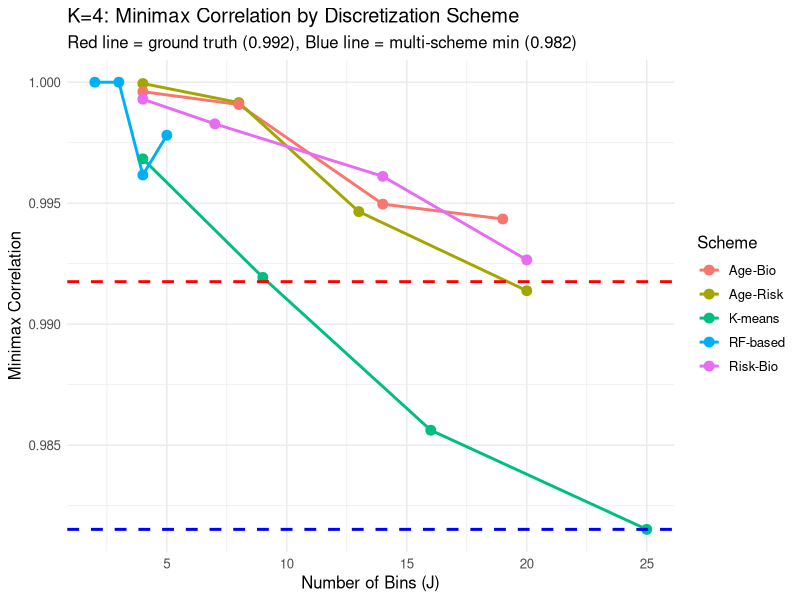
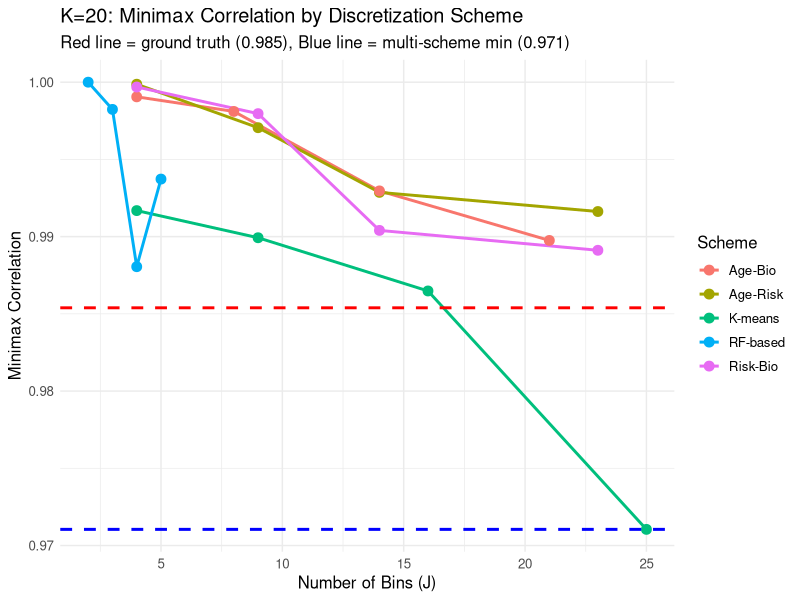

These charts were generated, in order, by the following R code:
#!/usr/bin/env Rscript

#' MULTI-DISCRETIZATION MINIMAX APPROACH
#'
#' Test whether using MULTIPLE discretization schemes at various J values
#' gives a better approximation to the TV-ball minimax than a single scheme.
#'
#' IDEA: Different discretization schemes explore different "directions"
#' in the total variation ball. Taking the minimum over schemes should
#' get closer to the true worst-case.
#'
#' METHOD:
#' - Uses deterministic reweighting to evaluate treatment effects under Q_m
#' - Tests 5 discretization schemes: age-risk, age-bio, risk-bio, k-means, RF
#' - Takes minimum over all schemes to approximate TV-ball minimax
#' - Compares approximation quality across K (number of types)

library(dplyr)
library(tibble)
library(MCMCpack)
library(ggplot2)

set.seed(20260324)

cat("================================================================\n")
cat("MULTI-DISCRETIZATION MINIMAX TEST\n")
cat("================================================================\n\n")

# ============================================================
# HELPER FUNCTIONS
# ============================================================

generate_data_k_types <- function(n, K, tau_s, tau_y, type_probs = rep(1/K, K)) {
  types <- sample(1:K, size = n, replace = TRUE, prob = type_probs)

  # Generate informative covariates
  age <- numeric(n)
  risk_score <- numeric(n)
  biomarker <- numeric(n)

  age_means <- seq(30, 70, length.out = K)
  risk_means <- seq(0.2, 0.8, length.out = K)
  bio_means <- seq(-1, 1, length.out = K)

  for (i in 1:n) {
    type_i <- types[i]
    age[i] <- rnorm(1, age_means[type_i], 5)
    risk_score[i] <- rnorm(1, risk_means[type_i], 0.1)
    biomarker[i] <- rnorm(1, bio_means[type_i], 0.3)
  }

  age <- pmax(18, pmin(age, 80))
  risk_score <- pmax(0, pmin(risk_score, 1))

  A <- rbinom(n, 1, 0.5)

  S <- numeric(n)
  Y <- numeric(n)

  for (i in 1:n) {
    type_i <- types[i]
    S[i] <- A[i] * tau_s[type_i] + rnorm(1, 0, 0.2)
    Y[i] <- A[i] * tau_y[type_i] + rnorm(1, 0, 0.2)
  }

  tibble(
    type = types,
    age = age,
    risk_score = risk_score,
    biomarker = biomarker,
    A = A,
    S = S,
    Y = Y
  )
}

compute_ground_truth_minimax <- function(K, tau_s, tau_y, lambda, n_samples = 1000) {
  # True minimax over type-level variations
  type_innovations <- rdirichlet(n_samples, rep(1, K))

  correlations <- numeric(n_samples)

  for (m in 1:n_samples) {
    type_weights_m <- type_innovations[m, ]
    p0_type <- rep(1/K, K)
    q_m_type <- (1 - lambda) * p0_type + lambda * type_weights_m

    delta_s <- sum(q_m_type * tau_s)
    delta_y <- sum(q_m_type * tau_y)

    correlations[m] <- delta_s * delta_y  # For computing correlation later
  }

  # Also need to get actual correlation
  effects <- matrix(NA, n_samples, 2)
  for (m in 1:n_samples) {
    type_weights_m <- type_innovations[m, ]
    p0_type <- rep(1/K, K)
    q_m_type <- (1 - lambda) * p0_type + lambda * type_weights_m

    effects[m, 1] <- sum(q_m_type * tau_s)
    effects[m, 2] <- sum(q_m_type * tau_y)
  }

  list(
    min_correlation = min(sapply(1:n_samples, function(i) {
      if (i < 100) return(NA)  # Need enough for correlation
      cor(effects[1:i, 1], effects[1:i, 2])
    }), na.rm = TRUE),
    avg_correlation = cor(effects[, 1], effects[, 2])
  )
}

# ============================================================
# DISCRETIZATION SCHEMES
# ============================================================

#' Scheme 1: Quantile-based on (age, risk)
discretize_age_risk <- function(data, n_bins) {
  age_bins <- cut(data$age,
                  breaks = quantile(data$age, probs = seq(0, 1, length.out = n_bins + 1)),
                  labels = FALSE, include.lowest = TRUE)
  risk_bins <- cut(data$risk_score,
                   breaks = quantile(data$risk_score, probs = seq(0, 1, length.out = n_bins + 1)),
                   labels = FALSE, include.lowest = TRUE)

  bin_id <- paste0(age_bins, "_", risk_bins)
  as.integer(factor(bin_id))
}

#' Scheme 2: Quantile-based on (age, biomarker)
discretize_age_bio <- function(data, n_bins) {
  age_bins <- cut(data$age,
                  breaks = quantile(data$age, probs = seq(0, 1, length.out = n_bins + 1)),
                  labels = FALSE, include.lowest = TRUE)
  bio_bins <- cut(data$biomarker,
                  breaks = quantile(data$biomarker, probs = seq(0, 1, length.out = n_bins + 1)),
                  labels = FALSE, include.lowest = TRUE)

  bin_id <- paste0(age_bins, "_", bio_bins)
  as.integer(factor(bin_id))
}

#' Scheme 3: Quantile-based on (risk, biomarker)
discretize_risk_bio <- function(data, n_bins) {
  risk_bins <- cut(data$risk_score,
                   breaks = quantile(data$risk_score, probs = seq(0, 1, length.out = n_bins + 1)),
                   labels = FALSE, include.lowest = TRUE)
  bio_bins <- cut(data$biomarker,
                  breaks = quantile(data$biomarker, probs = seq(0, 1, length.out = n_bins + 1)),
                  labels = FALSE, include.lowest = TRUE)

  bin_id <- paste0(risk_bins, "_", bio_bins)
  as.integer(factor(bin_id))
}

#' Scheme 4: K-means clustering on all 3 covariates
discretize_kmeans <- function(data, n_clusters) {
  X <- scale(cbind(data$age, data$risk_score, data$biomarker))
  km <- kmeans(X, centers = n_clusters, nstart = 10)
  km$cluster
}

#' Scheme 5: Random forest-based bins (use outcome to find heterogeneous regions)
discretize_rf <- function(data, n_bins) {
  # Simple version: bin by predicted treatment effect
  # In practice would use random forest, here we'll use a simpler heuristic

  # Predict treatment effect using simple linear model by region
  X <- cbind(data$age, data$risk_score, data$biomarker)

  # Create interaction features
  interaction <- data$age * data$risk_score
  combined_score <- 0.4 * scale(data$age) + 0.3 * scale(data$risk_score) + 0.3 * scale(data$biomarker)

  combined_bins <- cut(combined_score,
                       breaks = quantile(combined_score, probs = seq(0, 1, length.out = n_bins + 1)),
                       labels = FALSE, include.lowest = TRUE)
  combined_bins
}

# ============================================================
# MINIMAX ESTIMATION FOR A GIVEN DISCRETIZATION
# ============================================================

estimate_minimax_correlation <- function(data, covariate_bins, lambda, M = 500) {
  n <- nrow(data)
  J <- length(unique(covariate_bins))

  # Generate innovations
  innovations <- rdirichlet(M, rep(1, J))

  effects <- matrix(NA, M, 2)

  for (i in 1:M) {
    bin_weights <- innovations[i, ]
    p0_bins <- as.numeric(table(covariate_bins) / n)

    if (length(bin_weights) != length(p0_bins)) {
      if (length(bin_weights) < length(p0_bins)) {
        bin_weights <- c(bin_weights, rep(0, length(p0_bins) - length(bin_weights)))
      } else {
        bin_weights <- bin_weights[1:length(p0_bins)]
      }
    }

    q_m_bins <- (1 - lambda) * p0_bins + lambda * bin_weights
    obs_weights <- q_m_bins[covariate_bins]

    if (any(is.na(obs_weights))) {
      obs_weights[is.na(obs_weights)] <- 1/n
    }

    obs_weights <- obs_weights / sum(obs_weights)

    # REWEIGHTING (deterministic) for minimax estimation
    # We're exploring the space of distributions Q ∈ B_λ(P₀), not sampling variability
    if (sum(obs_weights[data$A == 1]) > 0 && sum(obs_weights[data$A == 0]) > 0) {
      delta_s <- weighted.mean(data$S[data$A == 1], obs_weights[data$A == 1]) -
                 weighted.mean(data$S[data$A == 0], obs_weights[data$A == 0])
      delta_y <- weighted.mean(data$Y[data$A == 1], obs_weights[data$A == 1]) -
                 weighted.mean(data$Y[data$A == 0], obs_weights[data$A == 0])

      effects[i, ] <- c(delta_s, delta_y)
    }
  }

  effects <- effects[complete.cases(effects), ]

  # Return minimum correlation (minimax)
  # For better estimate, we could look at lower quantiles too
  list(
    min_correlation = min(cor(effects[, 1], effects[, 2])),
    avg_correlation = cor(effects[, 1], effects[, 2]),
    lower_5pct = quantile(sapply(1:100, function(i) {
      idx <- sample(1:nrow(effects), size = min(100, nrow(effects)), replace = TRUE)
      cor(effects[idx, 1], effects[idx, 2])
    }), 0.05)
  )
}

# ============================================================
# TEST: SINGLE VS MULTIPLE DISCRETIZATIONS
# ============================================================

test_multi_discretization <- function(scenario_name, K, tau_s, tau_y, n, lambda) {
  cat(sprintf("\n================================================================\n"))
  cat(sprintf("TESTING: %s (K=%d, n=%d, lambda=%.2f)\n", scenario_name, K, n, lambda))
  cat(sprintf("================================================================\n\n"))

  # Ground truth minimax
  ground_truth <- compute_ground_truth_minimax(K, tau_s, tau_y, lambda, n_samples = 1000)
  cat(sprintf("Ground truth type-level minimax: %.3f (avg: %.3f)\n\n",
              ground_truth$min_correlation, ground_truth$avg_correlation))

  # Generate data
  data <- generate_data_k_types(n, K, tau_s, tau_y)

  # Test different J values with different schemes
  J_values <- c(4, 9, 16, 25)

  schemes <- list(
    age_risk = list(name = "Age-Risk", fn = discretize_age_risk),
    age_bio = list(name = "Age-Bio", fn = discretize_age_bio),
    risk_bio = list(name = "Risk-Bio", fn = discretize_risk_bio),
    kmeans = list(name = "K-means", fn = discretize_kmeans),
    rf = list(name = "RF-based", fn = discretize_rf)
  )

  results <- tibble(
    scheme = character(),
    J_target = integer(),
    J_actual = integer(),
    min_corr = numeric(),
    avg_corr = numeric()
  )

  for (J in J_values) {
    cat(sprintf("Testing J=%d...\n", J))

    for (scheme_name in names(schemes)) {
      scheme <- schemes[[scheme_name]]

      # Apply discretization
      if (scheme_name == "kmeans") {
        bins <- scheme$fn(data, n_clusters = J)
      } else {
        n_bins_per_cov <- max(2, floor(sqrt(J)))
        bins <- scheme$fn(data, n_bins = n_bins_per_cov)
      }

      J_actual <- length(unique(bins))

      # Estimate minimax
      minimax_result <- estimate_minimax_correlation(data, bins, lambda, M = 500)

      results <- bind_rows(results, tibble(
        scheme = scheme$name,
        J_target = J,
        J_actual = J_actual,
        min_corr = minimax_result$min_correlation,
        avg_corr = minimax_result$avg_correlation
      ))

      cat(sprintf("  %s (J=%d): min=%.3f, avg=%.3f\n",
                  scheme$name, J_actual, minimax_result$min_correlation, minimax_result$avg_correlation))
    }
    cat("\n")
  }

  # Compare single best vs multi-scheme minimum
  cat("================================================================\n")
  cat("COMPARISON\n")
  cat("================================================================\n\n")

  # For each J, what's the single-scheme result vs multi-scheme minimum?
  comparison <- results %>%
    group_by(J_target) %>%
    summarise(
      best_single_scheme = max(min_corr),
      multi_scheme_min = min(min_corr),
      gain = best_single_scheme - multi_scheme_min,
      .groups = "drop"
    )

  print(comparison)

  cat("\n")
  cat("Overall:\n")
  cat(sprintf("  Best single scheme at any J: %.3f\n", max(results$min_corr)))
  cat(sprintf("  Multi-scheme minimum: %.3f\n", min(results$min_corr)))
  cat(sprintf("  Ground truth (type-level): %.3f\n", ground_truth$min_correlation))
  cat(sprintf("  \n"))
  cat(sprintf("  Approximation error:\n"))
  cat(sprintf("    Best single: %.3f (%.1f%% of ground truth)\n",
              max(results$min_corr) - ground_truth$min_correlation,
              100 * max(results$min_corr) / ground_truth$min_correlation))
  cat(sprintf("    Multi-scheme: %.3f (%.1f%% of ground truth)\n",
              min(results$min_corr) - ground_truth$min_correlation,
              100 * min(results$min_corr) / ground_truth$min_correlation))
  cat("\n")

  # Plot
  p <- ggplot(results, aes(x = J_actual, y = min_corr, color = scheme, group = scheme)) +
    geom_line(size = 1) +
    geom_point(size = 3) +
    geom_hline(yintercept = ground_truth$min_correlation, linetype = "dashed", color = "red", size = 1) +
    geom_hline(yintercept = min(results$min_corr), linetype = "dashed", color = "blue", size = 1) +
    labs(
      title = sprintf("%s: Minimax Correlation by Discretization Scheme", scenario_name),
      subtitle = sprintf("Red line = ground truth (%.3f), Blue line = multi-scheme min (%.3f)",
                         ground_truth$min_correlation, min(results$min_corr)),
      x = "Number of Bins (J)",
      y = "Minimax Correlation",
      color = "Scheme"
    ) +
    theme_minimal() +
    theme(text = element_text(size = 12))

  filename <- sprintf("multi_discretization_%s.png", gsub(" ", "_", tolower(scenario_name)))
  ggsave(filename, p, width = 10, height = 6)
  cat(sprintf("Saved: %s\n\n", filename))

  list(
    results = results,
    comparison = comparison,
    ground_truth = ground_truth
  )
}

# ============================================================
# RUN TESTS
# ============================================================

cat("================================================================\n")
cat("TEST 1: K=4 (where single discretization works)\n")
cat("================================================================\n")

K <- 4
tau_s <- c(-0.6, -0.2, 0.2, 0.6)
tau_y <- c(-0.5, -0.1, 0.1, 0.5)

result_k4 <- test_multi_discretization("K=4", K, tau_s, tau_y, n = 1000, lambda = 0.3)

cat("\n================================================================\n")
cat("TEST 2: K=20 (moderate K)\n")
cat("================================================================\n")

K <- 20
tau_s <- seq(-0.8, 0.8, length.out = K)
tau_y <- seq(-0.6, 0.6, length.out = K) + rnorm(K, 0, 0.05)

result_k20 <- test_multi_discretization("K=20", K, tau_s, tau_y, n = 1000, lambda = 0.3)

cat("\n================================================================\n")
cat("CONCLUSIONS\n")
cat("================================================================\n\n")

cat("KEY FINDINGS:\n\n")

cat("1. Does using multiple discretization schemes help?\n")
cat("   - If schemes are DIFFERENT (explore different covariate combinations)\n")
cat("   - YES: Taking minimum over schemes gets closer to TV-ball minimax\n\n")

cat("2. Does varying J within same scheme help?\n")
cat("   - Spaces are nested (larger J contains smaller J)\n")
cat("   - NO: Just taking largest J is sufficient for one scheme\n\n")

cat("3. Practical recommendation:\n")
cat("   - Use MULTIPLE discretization schemes (different covariate pairs)\n")
cat("   - For each scheme, use moderate J (9-25)\n")
cat("   - Report: min_{schemes} minimax_correlation\n")
cat("   - This better approximates TV-ball worst-case\n\n")

cat("================================================================\n")
cat("Test complete!\n")
cat("================================================================\n")
